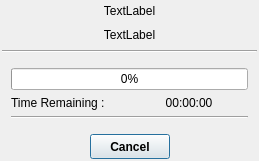
<?xml version="1.0" encoding="UTF-8"?>
<ui version="4.0">
 <class>AtenProgress</class>
 <widget class="QDialog" name="AtenProgress">
  <property name="geometry">
   <rect>
    <x>0</x>
    <y>0</y>
    <width>259</width>
    <height>161</height>
   </rect>
  </property>
  <property name="sizePolicy">
   <sizepolicy hsizetype="Preferred" vsizetype="Minimum">
    <horstretch>0</horstretch>
    <verstretch>0</verstretch>
   </sizepolicy>
  </property>
  <property name="windowTitle">
   <string>Dialog</string>
  </property>
  <layout class="QVBoxLayout" name="verticalLayout_2">
   <property name="margin">
    <number>2</number>
   </property>
   <item>
    <widget class="QLabel" name="JobTitleLabel">
     <property name="text">
      <string>TextLabel</string>
     </property>
     <property name="alignment">
      <set>Qt::AlignCenter</set>
     </property>
    </widget>
   </item>
   <item>
    <widget class="QLabel" name="MinorJobTitleLabel">
     <property name="text">
      <string>TextLabel</string>
     </property>
     <property name="alignment">
      <set>Qt::AlignCenter</set>
     </property>
    </widget>
   </item>
   <item>
    <widget class="Line" name="line">
     <property name="orientation">
      <enum>Qt::Horizontal</enum>
     </property>
    </widget>
   </item>
   <item>
    <widget class="QWidget" name="ProgressWidget" native="true">
     <layout class="QVBoxLayout" name="verticalLayout">
      <item>
       <widget class="QProgressBar" name="ProgressBar">
        <property name="value">
         <number>0</number>
        </property>
       </widget>
      </item>
      <item>
       <layout class="QHBoxLayout" name="horizontalLayout_2">
        <property name="spacing">
         <number>0</number>
        </property>
        <item>
         <widget class="QLabel" name="label">
          <property name="sizePolicy">
           <sizepolicy hsizetype="Minimum" vsizetype="Preferred">
            <horstretch>0</horstretch>
            <verstretch>0</verstretch>
           </sizepolicy>
          </property>
          <property name="text">
           <string>Time Remaining : </string>
          </property>
         </widget>
        </item>
        <item>
         <widget class="QLabel" name="TimeRemainingLabel">
          <property name="text">
           <string>00:00:00</string>
          </property>
          <property name="alignment">
           <set>Qt::AlignCenter</set>
          </property>
         </widget>
        </item>
       </layout>
      </item>
      <item>
       <widget class="Line" name="line_2">
        <property name="orientation">
         <enum>Qt::Horizontal</enum>
        </property>
       </widget>
      </item>
     </layout>
    </widget>
   </item>
   <item>
    <layout class="QHBoxLayout" name="horizontalLayout">
     <item>
      <spacer name="horizontalSpacer_2">
       <property name="orientation">
        <enum>Qt::Horizontal</enum>
       </property>
       <property name="sizeHint" stdset="0">
        <size>
         <width>40</width>
         <height>20</height>
        </size>
       </property>
      </spacer>
     </item>
     <item>
      <widget class="QPushButton" name="CancelButton">
       <property name="minimumSize">
        <size>
         <width>0</width>
         <height>25</height>
        </size>
       </property>
       <property name="maximumSize">
        <size>
         <width>16777215</width>
         <height>25</height>
        </size>
       </property>
       <property name="font">
        <font>
         <weight>75</weight>
         <bold>true</bold>
        </font>
       </property>
       <property name="text">
        <string>Cancel</string>
       </property>
       <property name="icon">
        <iconset resource="icons.qrc">
         <normaloff>:/basic/icons/basic_cross.svg</normaloff>:/basic/icons/basic_cross.svg</iconset>
       </property>
       <property name="iconSize">
        <size>
         <width>16</width>
         <height>16</height>
        </size>
       </property>
      </widget>
     </item>
     <item>
      <spacer name="horizontalSpacer">
       <property name="orientation">
        <enum>Qt::Horizontal</enum>
       </property>
       <property name="sizeHint" stdset="0">
        <size>
         <width>40</width>
         <height>20</height>
        </size>
       </property>
      </spacer>
     </item>
    </layout>
   </item>
  </layout>
 </widget>
 <resources>
  <include location="icons.qrc"/>
 </resources>
 <connections/>
</ui>
